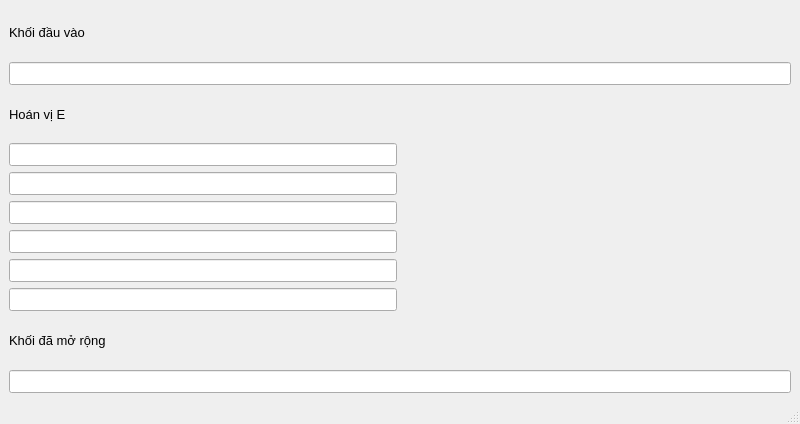
<?xml version="1.0" encoding="UTF-8"?>
<ui version="4.0">
 <class>MainWindow3</class>
 <widget class="QMainWindow" name="MainWindow3">
  <property name="geometry">
   <rect>
    <x>0</x>
    <y>0</y>
    <width>800</width>
    <height>424</height>
   </rect>
  </property>
  <property name="windowTitle">
   <string>DES ENCRYPT</string>
  </property>
  <widget class="QWidget" name="centralwidget">
   <layout class="QGridLayout" name="gridLayout">
    <item row="0" column="1">
     <layout class="QGridLayout" name="gridLayout_2">
      <item row="7" column="1">
       <widget class="QLineEdit" name="E_5">
        <property name="font">
         <font>
          <pointsize>10</pointsize>
         </font>
        </property>
        <property name="alignment">
         <set>Qt::AlignCenter</set>
        </property>
        <property name="readOnly">
         <bool>true</bool>
        </property>
       </widget>
      </item>
      <item row="3" column="1">
       <widget class="QLineEdit" name="E_1">
        <property name="font">
         <font>
          <pointsize>10</pointsize>
         </font>
        </property>
        <property name="alignment">
         <set>Qt::AlignCenter</set>
        </property>
        <property name="readOnly">
         <bool>true</bool>
        </property>
       </widget>
      </item>
      <item row="5" column="1">
       <widget class="QLineEdit" name="E_3">
        <property name="font">
         <font>
          <pointsize>10</pointsize>
         </font>
        </property>
        <property name="alignment">
         <set>Qt::AlignCenter</set>
        </property>
        <property name="readOnly">
         <bool>true</bool>
        </property>
       </widget>
      </item>
      <item row="0" column="1">
       <widget class="QLabel" name="label">
        <property name="font">
         <font>
          <pointsize>10</pointsize>
         </font>
        </property>
        <property name="text">
         <string>Khối đầu vào</string>
        </property>
       </widget>
      </item>
      <item row="6" column="1">
       <widget class="QLineEdit" name="E_4">
        <property name="font">
         <font>
          <pointsize>10</pointsize>
         </font>
        </property>
        <property name="alignment">
         <set>Qt::AlignCenter</set>
        </property>
        <property name="readOnly">
         <bool>true</bool>
        </property>
       </widget>
      </item>
      <item row="8" column="1">
       <widget class="QLineEdit" name="E_6">
        <property name="font">
         <font>
          <pointsize>10</pointsize>
         </font>
        </property>
        <property name="alignment">
         <set>Qt::AlignCenter</set>
        </property>
        <property name="readOnly">
         <bool>true</bool>
        </property>
       </widget>
      </item>
      <item row="9" column="1">
       <widget class="QLabel" name="label_3">
        <property name="font">
         <font>
          <pointsize>10</pointsize>
         </font>
        </property>
        <property name="text">
         <string>Khối đã mở rộng</string>
        </property>
       </widget>
      </item>
      <item row="4" column="1">
       <widget class="QLineEdit" name="E_2">
        <property name="font">
         <font>
          <pointsize>10</pointsize>
         </font>
        </property>
        <property name="alignment">
         <set>Qt::AlignCenter</set>
        </property>
        <property name="readOnly">
         <bool>true</bool>
        </property>
       </widget>
      </item>
      <item row="2" column="1">
       <widget class="QLabel" name="label_2">
        <property name="font">
         <font>
          <pointsize>10</pointsize>
         </font>
        </property>
        <property name="text">
         <string>Hoán vị E</string>
        </property>
       </widget>
      </item>
      <item row="1" column="1" colspan="2">
       <widget class="QLineEdit" name="kdv">
        <property name="font">
         <font>
          <pointsize>10</pointsize>
         </font>
        </property>
        <property name="alignment">
         <set>Qt::AlignCenter</set>
        </property>
        <property name="readOnly">
         <bool>true</bool>
        </property>
       </widget>
      </item>
      <item row="3" column="2">
       <spacer name="horizontalSpacer">
        <property name="font">
         <font>
          <pointsize>10</pointsize>
         </font>
        </property>
        <property name="orientation">
         <enum>Qt::Horizontal</enum>
        </property>
        <property name="sizeHint" stdset="0">
         <size>
          <width>40</width>
          <height>20</height>
         </size>
        </property>
       </spacer>
      </item>
      <item row="10" column="1" colspan="2">
       <widget class="QLineEdit" name="kdmr">
        <property name="font">
         <font>
          <pointsize>10</pointsize>
         </font>
        </property>
        <property name="alignment">
         <set>Qt::AlignCenter</set>
        </property>
        <property name="readOnly">
         <bool>true</bool>
        </property>
       </widget>
      </item>
     </layout>
    </item>
   </layout>
  </widget>
  <widget class="QMenuBar" name="menubar">
   <property name="geometry">
    <rect>
     <x>0</x>
     <y>0</y>
     <width>800</width>
     <height>26</height>
    </rect>
   </property>
  </widget>
  <widget class="QStatusBar" name="statusbar"/>
 </widget>
 <resources/>
 <connections/>
</ui>
